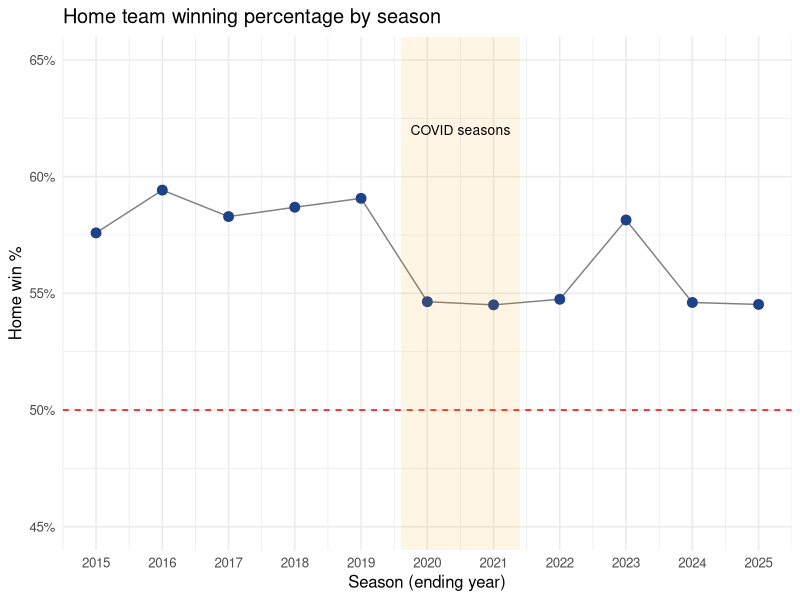
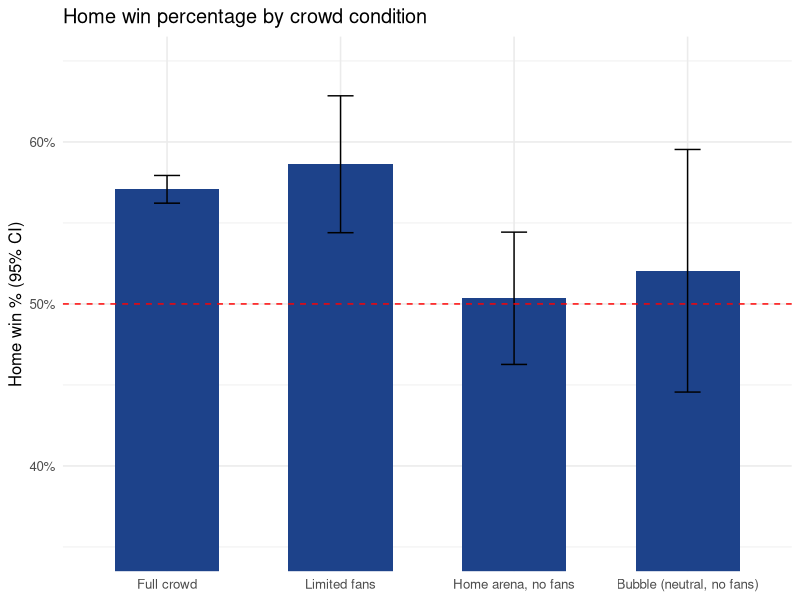
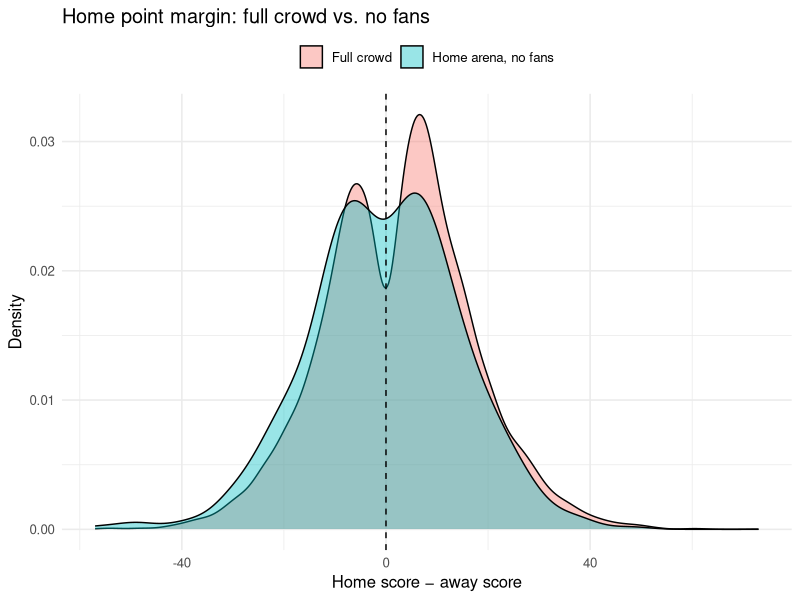
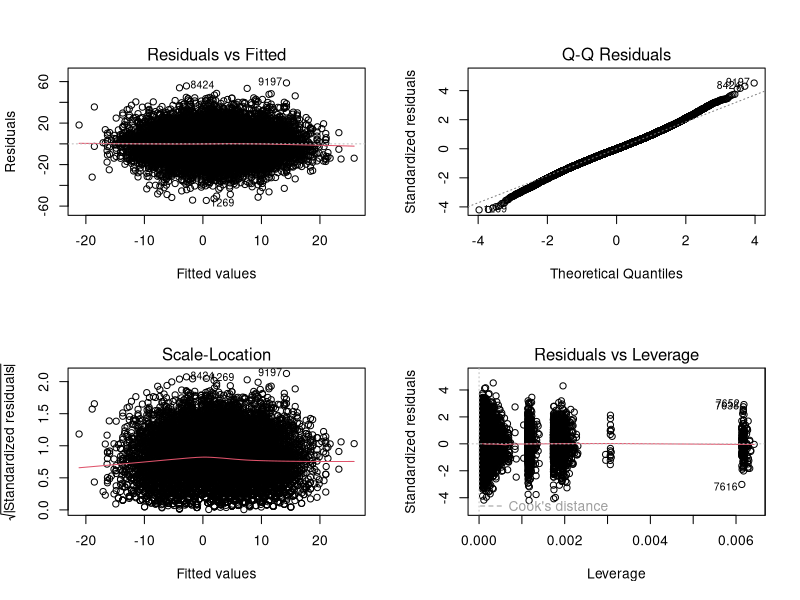
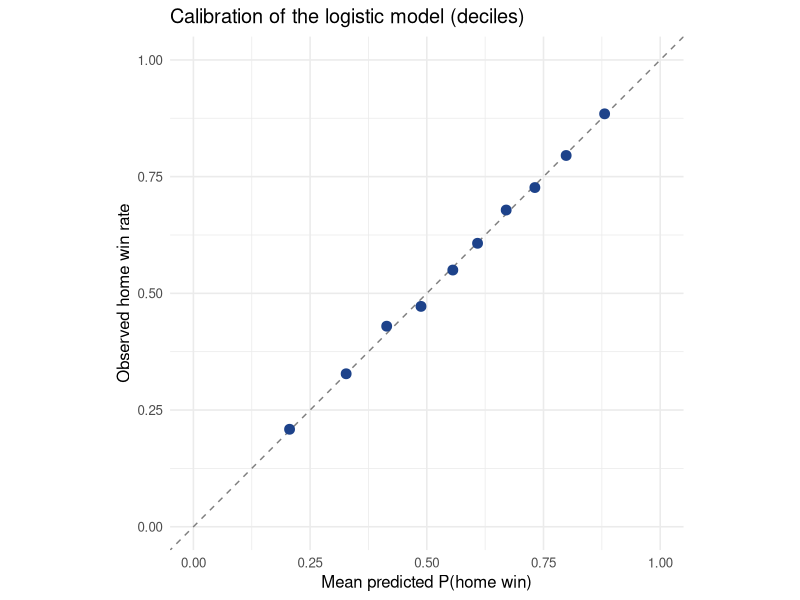

The R script that drew these images, in order:
## ---- chunk 1
knitr::opts_chunk$set(echo = TRUE, message = FALSE, warning = FALSE,
                      fig.width = 8, fig.height = 4.5)
library(tidyverse)
library(broom)
library(car)
theme_set(theme_minimal(base_size = 12))
## ---- chunk 2
games <- read_csv("data/nba_games_2015_2025.csv")
## ---- chunk 3
games <- games |>
  mutate(
    home_win = as.integer(home_score > away_score),
    margin   = home_score - away_score,           # home point margin
    bubble   = venue == "ESPN Wide World of Sports Complex",
    crowd = case_when(
      bubble                                   ~ "Bubble (neutral, no fans)",
      season == 2021 & attendance == 0         ~ "Home arena, no fans",
      season == 2021 & attendance < 10000      ~ "Limited fans",
      TRUE                                     ~ "Full crowd"
    ),
    crowd = factor(crowd, levels = c("Full crowd", "Limited fans",
                                     "Home arena, no fans", "Bubble (neutral, no fans)")),
    playoffs = season_type == "Playoffs"
  )

games |> count(crowd) |> knitr::kable(col.names = c("Crowd condition", "Games"))
## ---- chunk 4
team_season <- games |>
  filter(season_type == "Regular") |>
  select(season, home_team, away_team, home_win) |>
  pivot_longer(c(home_team, away_team), names_to = "side", values_to = "team") |>
  mutate(win = if_else(side == "home_team", home_win, 1L - home_win)) |>
  group_by(season, team) |>
  summarise(win_pct = mean(win), .groups = "drop")

games <- games |>
  left_join(team_season, by = c("season", "home_team" = "team")) |>
  rename(home_wpct = win_pct) |>
  left_join(team_season, by = c("season", "away_team" = "team")) |>
  rename(away_wpct = win_pct) |>
  mutate(strength_diff = home_wpct - away_wpct)
## ---- chunk 5
games |>
  group_by(season) |>
  summarise(home_win_pct = mean(home_win), n = n()) |>
  ggplot(aes(season, home_win_pct)) +
  geom_line(color = "grey50") +
  geom_point(size = 3, color = "#1d428a") +
  geom_hline(yintercept = 0.5, linetype = "dashed", color = "red") +
  annotate("rect", xmin = 2019.6, xmax = 2021.4, ymin = -Inf, ymax = Inf,
           alpha = 0.1, fill = "orange") +
  annotate("text", x = 2020.5, y = 0.62, label = "COVID seasons", size = 3.5) +
  scale_x_continuous(breaks = 2015:2025) +
  scale_y_continuous(labels = scales::percent, limits = c(0.45, 0.65)) +
  labs(x = "Season (ending year)", y = "Home win %",
       title = "Home team winning percentage by season")
## ---- chunk 6
era <- games |>
  mutate(era = case_when(season <= 2019 ~ "Pre-COVID (2015–2019)",
                         season >= 2022 ~ "Post-COVID (2022–2025)",
                         TRUE           ~ "COVID (2020–2021)")) |>
  group_by(era) |>
  summarise(home_win_pct = mean(home_win), games = n())
pre_pct  <- era$home_win_pct[era$era == "Pre-COVID (2015–2019)"]
post_pct <- era$home_win_pct[era$era == "Post-COVID (2022–2025)"]
## ---- chunk 7
crowd_summary <- games |>
  group_by(crowd) |>
  summarise(
    games        = n(),
    home_win_pct = mean(home_win),
    se           = sqrt(home_win_pct * (1 - home_win_pct) / games),
    avg_margin   = mean(margin)
  )

crowd_summary |>
  mutate(home_win_pct = scales::percent(home_win_pct, 0.1),
         se = round(se, 3), avg_margin = round(avg_margin, 2)) |>
  knitr::kable(col.names = c("Crowd", "Games", "Home win %", "SE", "Avg home margin"))

ggplot(crowd_summary, aes(crowd, home_win_pct)) +
  geom_col(fill = "#1d428a", width = 0.6) +
  geom_errorbar(aes(ymin = home_win_pct - 1.96 * se, ymax = home_win_pct + 1.96 * se),
                width = 0.15) +
  geom_hline(yintercept = 0.5, linetype = "dashed", color = "red") +
  scale_y_continuous(labels = scales::percent) +
  coord_cartesian(ylim = c(0.35, 0.65)) +
  labs(x = NULL, y = "Home win % (95% CI)",
       title = "Home win percentage by crowd condition")
## ---- chunk 8
games |>
  filter(crowd %in% c("Full crowd", "Home arena, no fans")) |>
  ggplot(aes(margin, fill = crowd)) +
  geom_density(alpha = 0.4) +
  geom_vline(xintercept = 0, linetype = "dashed") +
  labs(x = "Home score − away score", y = "Density", fill = NULL,
       title = "Home point margin: full crowd vs. no fans") +
  theme(legend.position = "top")
## ---- chunk 9
full   <- games |> filter(crowd == "Full crowd")
nofans <- games |> filter(crowd == "Home arena, no fans")
bubble <- games |> filter(crowd == "Bubble (neutral, no fans)")

pt <- prop.test(x = c(sum(full$home_win), sum(nofans$home_win)),
                n = c(nrow(full), nrow(nofans)))
pt
## ---- chunk 10
tt <- t.test(full$margin, nofans$margin)   # Welch t-test by default (does not assume equal variances)
tt
## ---- chunk 11
# Bubble: is the home win rate significantly different from 50%?
binom.test(sum(bubble$home_win), nrow(bubble), p = 0.5)
## ---- chunk 12
logit <- glm(home_win ~ crowd + strength_diff + playoffs,
             data = games, family = binomial)
summary(logit)
## ---- chunk 13
tidy(logit, exponentiate = TRUE, conf.int = TRUE) |>
  mutate(across(where(is.numeric), \(x) round(x, 3))) |>
  knitr::kable()
## ---- chunk 14
# Convert to probabilities: predicted home win % for two evenly matched teams
# (strength_diff = 0) in a regular-season game
newdata <- tibble(crowd = factor(levels(games$crowd), levels = levels(games$crowd)),
                  strength_diff = 0, playoffs = FALSE)
newdata |>
  mutate(pred_home_win = predict(logit, newdata, type = "response")) |>
  mutate(pred_home_win = scales::percent(pred_home_win, 0.1)) |>
  select(crowd, pred_home_win) |>
  knitr::kable(col.names = c("Crowd", "Predicted home win % (evenly matched teams)"))
## ---- chunk 15
or_tab <- tidy(logit, exponentiate = TRUE, conf.int = TRUE)
or_nofans <- or_tab |> filter(term == "crowdHome arena, no fans")
or_bubble <- or_tab |> filter(term == "crowdBubble (neutral, no fans)")
or_strength_01 <- exp(0.1 * coef(logit)["strength_diff"])   # odds ratio per 0.1 increase in win% difference
## ---- chunk 16
lm_margin <- lm(margin ~ crowd + strength_diff + playoffs, data = games)
summary(lm_margin)
## ---- chunk 17
b <- coef(lm_margin)
## ---- chunk 18
par(mfrow = c(2, 2))
plot(lm_margin)
par(mfrow = c(1, 1))
## ---- chunk 19
vif(lm_margin)   # GVIF^(1/(2*Df)) below ~2 means no serious multicollinearity
## ---- chunk 20
# Calibration check: split predicted probabilities into 10 groups and
# compare predicted vs. observed home win rates
games |>
  mutate(pred = predict(logit, type = "response"),
         bin  = ntile(pred, 10)) |>
  group_by(bin) |>
  summarise(predicted = mean(pred), observed = mean(home_win)) |>
  ggplot(aes(predicted, observed)) +
  geom_abline(linetype = "dashed", color = "grey50") +
  geom_point(size = 3, color = "#1d428a") +
  coord_equal(xlim = c(0, 1), ylim = c(0, 1)) +
  labs(x = "Mean predicted P(home win)", y = "Observed home win rate",
       title = "Calibration of the logistic model (deciles)")
